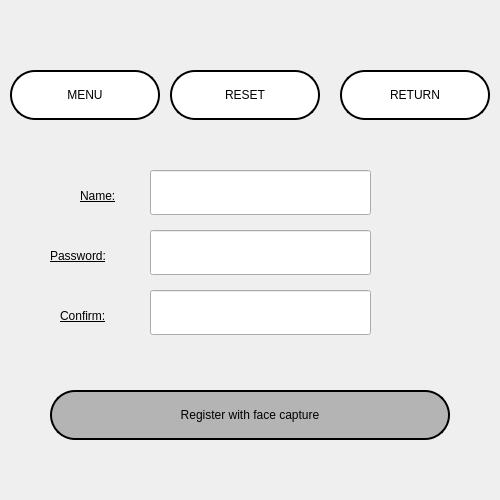
<?xml version="1.0" encoding="UTF-8"?>
<ui version="4.0">
 <class>Form</class>
 <widget class="QWidget" name="Form">
  <property name="geometry">
   <rect>
    <x>0</x>
    <y>0</y>
    <width>500</width>
    <height>500</height>
   </rect>
  </property>
  <property name="minimumSize">
   <size>
    <width>500</width>
    <height>500</height>
   </size>
  </property>
  <property name="maximumSize">
   <size>
    <width>500</width>
    <height>500</height>
   </size>
  </property>
  <property name="windowTitle">
   <string>Form</string>
  </property>
  <property name="styleSheet">
   <string notr="true">QWidget#Form{
	border-image: url(:/login/bg.png);
}</string>
  </property>
  <widget class="QLabel" name="label">
   <property name="geometry">
    <rect>
     <x>80</x>
     <y>180</y>
     <width>65</width>
     <height>32</height>
    </rect>
   </property>
   <property name="styleSheet">
    <string notr="true">color: rgb(0, 0, 0);
font: 14pt &quot;Mongolian Baiti&quot;;
text-decoration: underline;</string>
   </property>
   <property name="text">
    <string>Name:</string>
   </property>
  </widget>
  <widget class="QLabel" name="label_2">
   <property name="geometry">
    <rect>
     <x>50</x>
     <y>240</y>
     <width>106</width>
     <height>32</height>
    </rect>
   </property>
   <property name="styleSheet">
    <string notr="true">color: rgb(0, 0, 0);
font: 14pt &quot;Mongolian Baiti&quot;;
text-decoration: underline;</string>
   </property>
   <property name="text">
    <string>Password:</string>
   </property>
  </widget>
  <widget class="QLabel" name="label_3">
   <property name="geometry">
    <rect>
     <x>60</x>
     <y>300</y>
     <width>92</width>
     <height>32</height>
    </rect>
   </property>
   <property name="styleSheet">
    <string notr="true">color: rgb(0, 0, 0);
font: 14pt &quot;Mongolian Baiti&quot;;
text-decoration: underline;</string>
   </property>
   <property name="text">
    <string>Confirm:</string>
   </property>
  </widget>
  <widget class="QLineEdit" name="name_line">
   <property name="geometry">
    <rect>
     <x>150</x>
     <y>170</y>
     <width>221</width>
     <height>45</height>
    </rect>
   </property>
   <property name="minimumSize">
    <size>
     <width>0</width>
     <height>45</height>
    </size>
   </property>
   <property name="clearButtonEnabled">
    <bool>true</bool>
   </property>
  </widget>
  <widget class="QLineEdit" name="password_line">
   <property name="geometry">
    <rect>
     <x>150</x>
     <y>230</y>
     <width>221</width>
     <height>45</height>
    </rect>
   </property>
   <property name="minimumSize">
    <size>
     <width>0</width>
     <height>45</height>
    </size>
   </property>
   <property name="clearButtonEnabled">
    <bool>true</bool>
   </property>
  </widget>
  <widget class="QLineEdit" name="confirm_line">
   <property name="geometry">
    <rect>
     <x>150</x>
     <y>290</y>
     <width>221</width>
     <height>45</height>
    </rect>
   </property>
   <property name="minimumSize">
    <size>
     <width>0</width>
     <height>45</height>
    </size>
   </property>
   <property name="clearButtonEnabled">
    <bool>true</bool>
   </property>
  </widget>
  <widget class="QPushButton" name="MenuButton">
   <property name="geometry">
    <rect>
     <x>10</x>
     <y>70</y>
     <width>150</width>
     <height>50</height>
    </rect>
   </property>
   <property name="styleSheet">
    <string notr="true">QPushButton {	
	
	background-color: rgb(255, 255, 255);
	font: 16pt &quot;MV Boli&quot;;
    border-radius: 25px; 
	color: rgb(0, 0, 0);
    border: 2px solid rgb(0,0,0);

}
QPushButton:hover {
	
	background-color: rgb(0, 0, 0);
	color: rgb(255, 255, 255);
    border: 2px solid rgb(255,255,255);
  

}
QPushButton:pressed{
	background-color: rgb(255, 255, 255);
	color: rgb(0, 0, 0);
	border-color: rgb(255, 255, 255);
    border: 2px solid rgb(0,0,0);
}
</string>
   </property>
   <property name="text">
    <string>MENU</string>
   </property>
   <property name="checkable">
    <bool>true</bool>
   </property>
  </widget>
  <widget class="QPushButton" name="ResetButton">
   <property name="geometry">
    <rect>
     <x>170</x>
     <y>70</y>
     <width>150</width>
     <height>50</height>
    </rect>
   </property>
   <property name="styleSheet">
    <string notr="true">QPushButton {	
	
	background-color: rgb(255, 255, 255);
	font: 16pt &quot;MV Boli&quot;;
    border-radius: 25px; 
	color: rgb(0, 0, 0);
    border: 2px solid rgb(0,0,0);

}
QPushButton:hover {
	
	background-color: rgb(0, 0, 0);
	color: rgb(255, 255, 255);
    border: 2px solid rgb(255,255,255);
  

}
QPushButton:pressed{
	background-color: rgb(255, 255, 255);
	color: rgb(0, 0, 0);
	border-color: rgb(255, 255, 255);
    border: 2px solid rgb(0,0,0);
}
</string>
   </property>
   <property name="text">
    <string>RESET</string>
   </property>
   <property name="checkable">
    <bool>false</bool>
   </property>
  </widget>
  <widget class="QPushButton" name="Exit_returnButton">
   <property name="geometry">
    <rect>
     <x>340</x>
     <y>70</y>
     <width>150</width>
     <height>50</height>
    </rect>
   </property>
   <property name="styleSheet">
    <string notr="true">QPushButton {	
	
	background-color: rgb(255, 255, 255);
	font: 16pt &quot;MV Boli&quot;;
    border-radius: 25px; 
	color: rgb(0, 0, 0);
    border: 2px solid rgb(0,0,0);

}
QPushButton:hover {
	
	background-color: rgb(0, 0, 0);
	color: rgb(255, 255, 255);
    border: 2px solid rgb(255,255,255);
  

}
QPushButton:pressed{
	background-color: rgb(255, 255, 255);
	color: rgb(0, 0, 0);
	border-color: rgb(255, 255, 255);
    border: 2px solid rgb(0,0,0);
}
</string>
   </property>
   <property name="text">
    <string>RETURN</string>
   </property>
   <property name="checkable">
    <bool>false</bool>
   </property>
  </widget>
  <widget class="QPushButton" name="facialregisterButton">
   <property name="enabled">
    <bool>false</bool>
   </property>
   <property name="geometry">
    <rect>
     <x>50</x>
     <y>390</y>
     <width>400</width>
     <height>50</height>
    </rect>
   </property>
   <property name="minimumSize">
    <size>
     <width>0</width>
     <height>45</height>
    </size>
   </property>
   <property name="styleSheet">
    <string notr="true">QPushButton {	
	
	background-color: rgb(255, 255, 255);
	font: 16pt &quot;MV Boli&quot;;
    border-radius: 25px; 
	color: rgb(0, 0, 0);
    border: 2px solid rgb(0,0,0);

}
QPushButton:hover {
	
	background-color: rgb(0, 0, 0);
	color: rgb(255, 255, 255);
    border: 2px solid rgb(255,255,255);
  

}
QPushButton:pressed{
	background-color: rgb(255, 255, 255);
	color: rgb(0, 0, 0);
	border-color: rgb(255, 255, 255);
    border: 2px solid rgb(0,0,0);
}
QPushButton:disabled{
	background-color: rgb(180, 180, 180);
}</string>
   </property>
   <property name="text">
    <string>Register with face capture</string>
   </property>
  </widget>
  <zorder>label</zorder>
  <zorder>label_2</zorder>
  <zorder>label_3</zorder>
  <zorder>name_line</zorder>
  <zorder>password_line</zorder>
  <zorder>confirm_line</zorder>
  <zorder>ResetButton</zorder>
  <zorder>Exit_returnButton</zorder>
  <zorder>MenuButton</zorder>
  <zorder>facialregisterButton</zorder>
 </widget>
 <resources>
  <include location="../images/image.qrc"/>
 </resources>
 <connections>
  <connection>
   <sender>Exit_returnButton</sender>
   <signal>clicked()</signal>
   <receiver>Form</receiver>
   <slot>exit_return()</slot>
   <hints>
    <hint type="sourcelabel">
     <x>115</x>
     <y>121</y>
    </hint>
    <hint type="destinationlabel">
     <x>550</x>
     <y>208</y>
    </hint>
   </hints>
  </connection>
  <connection>
   <sender>ResetButton</sender>
   <signal>clicked()</signal>
   <receiver>Form</receiver>
   <slot>reset()</slot>
   <hints>
    <hint type="sourcelabel">
     <x>361</x>
     <y>148</y>
    </hint>
    <hint type="destinationlabel">
     <x>625</x>
     <y>168</y>
    </hint>
   </hints>
  </connection>
  <connection>
   <sender>MenuButton</sender>
   <signal>clicked(bool)</signal>
   <receiver>MenuButton</receiver>
   <slot>showMenu()</slot>
   <hints>
    <hint type="sourcelabel">
     <x>249</x>
     <y>128</y>
    </hint>
    <hint type="destinationlabel">
     <x>249</x>
     <y>128</y>
    </hint>
   </hints>
  </connection>
  <connection>
   <sender>MenuButton</sender>
   <signal>clicked()</signal>
   <receiver>Form</receiver>
   <slot>showhidemenu()</slot>
   <hints>
    <hint type="sourcelabel">
     <x>242</x>
     <y>127</y>
    </hint>
    <hint type="destinationlabel">
     <x>556</x>
     <y>91</y>
    </hint>
   </hints>
  </connection>
  <connection>
   <sender>password_line</sender>
   <signal>textChanged(QString)</signal>
   <receiver>Form</receiver>
   <slot>enable_register()</slot>
   <hints>
    <hint type="sourcelabel">
     <x>286</x>
     <y>272</y>
    </hint>
    <hint type="destinationlabel">
     <x>569</x>
     <y>270</y>
    </hint>
   </hints>
  </connection>
  <connection>
   <sender>name_line</sender>
   <signal>textChanged(QString)</signal>
   <receiver>Form</receiver>
   <slot>enable_register()</slot>
   <hints>
    <hint type="sourcelabel">
     <x>294</x>
     <y>235</y>
    </hint>
    <hint type="destinationlabel">
     <x>645</x>
     <y>234</y>
    </hint>
   </hints>
  </connection>
  <connection>
   <sender>confirm_line</sender>
   <signal>textChanged(QString)</signal>
   <receiver>Form</receiver>
   <slot>enable_register()</slot>
   <hints>
    <hint type="sourcelabel">
     <x>260</x>
     <y>310</y>
    </hint>
    <hint type="destinationlabel">
     <x>581</x>
     <y>315</y>
    </hint>
   </hints>
  </connection>
  <connection>
   <sender>facialregisterButton</sender>
   <signal>clicked()</signal>
   <receiver>Form</receiver>
   <slot>capture_register()</slot>
   <hints>
    <hint type="sourcelabel">
     <x>230</x>
     <y>434</y>
    </hint>
    <hint type="destinationlabel">
     <x>241</x>
     <y>586</y>
    </hint>
   </hints>
  </connection>
 </connections>
 <slots>
  <slot>showhidemenu()</slot>
  <slot>reset()</slot>
  <slot>exit_return()</slot>
  <slot>enable_register()</slot>
  <slot>capture_register()</slot>
 </slots>
</ui>
